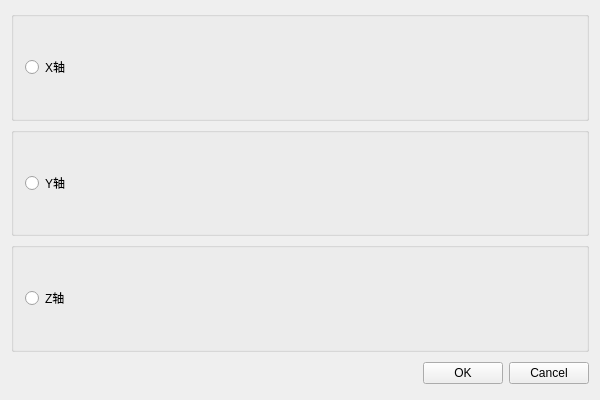
<?xml version="1.0" encoding="UTF-8"?>
<ui version="4.0">
 <class>te3DCanvasCoordinateAxisRenderDialogClass</class>
 <widget class="QWidget" name="te3DCanvasCoordinateAxisRenderDialogClass">
  <property name="geometry">
   <rect>
    <x>0</x>
    <y>0</y>
    <width>600</width>
    <height>400</height>
   </rect>
  </property>
  <property name="windowTitle">
   <string>te3DCanvasCoordinateAxisRenderDialog</string>
  </property>
  <layout class="QVBoxLayout" name="verticalLayout_3">
   <item>
    <layout class="QVBoxLayout" name="verticalLayout_2" stretch="100,0">
     <item>
      <layout class="QVBoxLayout" name="verticalLayout">
       <item>
        <widget class="QGroupBox" name="groupBox">
         <property name="title">
          <string/>
         </property>
         <layout class="QGridLayout" name="gridLayout">
          <item row="0" column="0">
           <widget class="QRadioButton" name="XRadioButton">
            <property name="text">
             <string>X轴</string>
            </property>
           </widget>
          </item>
         </layout>
        </widget>
       </item>
       <item>
        <widget class="QGroupBox" name="groupBox_2">
         <property name="title">
          <string/>
         </property>
         <layout class="QGridLayout" name="gridLayout_2">
          <item row="0" column="0">
           <widget class="QRadioButton" name="YRadioButton">
            <property name="text">
             <string>Y轴</string>
            </property>
           </widget>
          </item>
         </layout>
        </widget>
       </item>
       <item>
        <widget class="QGroupBox" name="groupBox_3">
         <property name="title">
          <string/>
         </property>
         <layout class="QGridLayout" name="gridLayout_3">
          <item row="0" column="0">
           <widget class="QRadioButton" name="ZRadioButton">
            <property name="text">
             <string>Z轴</string>
            </property>
           </widget>
          </item>
         </layout>
        </widget>
       </item>
      </layout>
     </item>
     <item>
      <layout class="QHBoxLayout" name="_2">
       <property name="spacing">
        <number>6</number>
       </property>
       <property name="leftMargin">
        <number>0</number>
       </property>
       <property name="topMargin">
        <number>0</number>
       </property>
       <property name="rightMargin">
        <number>0</number>
       </property>
       <property name="bottomMargin">
        <number>0</number>
       </property>
       <item>
        <spacer>
         <property name="orientation">
          <enum>Qt::Horizontal</enum>
         </property>
         <property name="sizeHint" stdset="0">
          <size>
           <width>131</width>
           <height>31</height>
          </size>
         </property>
        </spacer>
       </item>
       <item>
        <widget class="QPushButton" name="okButton">
         <property name="text">
          <string>OK</string>
         </property>
        </widget>
       </item>
       <item>
        <widget class="QPushButton" name="cancelButton">
         <property name="text">
          <string>Cancel</string>
         </property>
        </widget>
       </item>
      </layout>
     </item>
    </layout>
   </item>
  </layout>
 </widget>
 <layoutdefault spacing="6" margin="11"/>
 <resources/>
 <connections/>
</ui>
